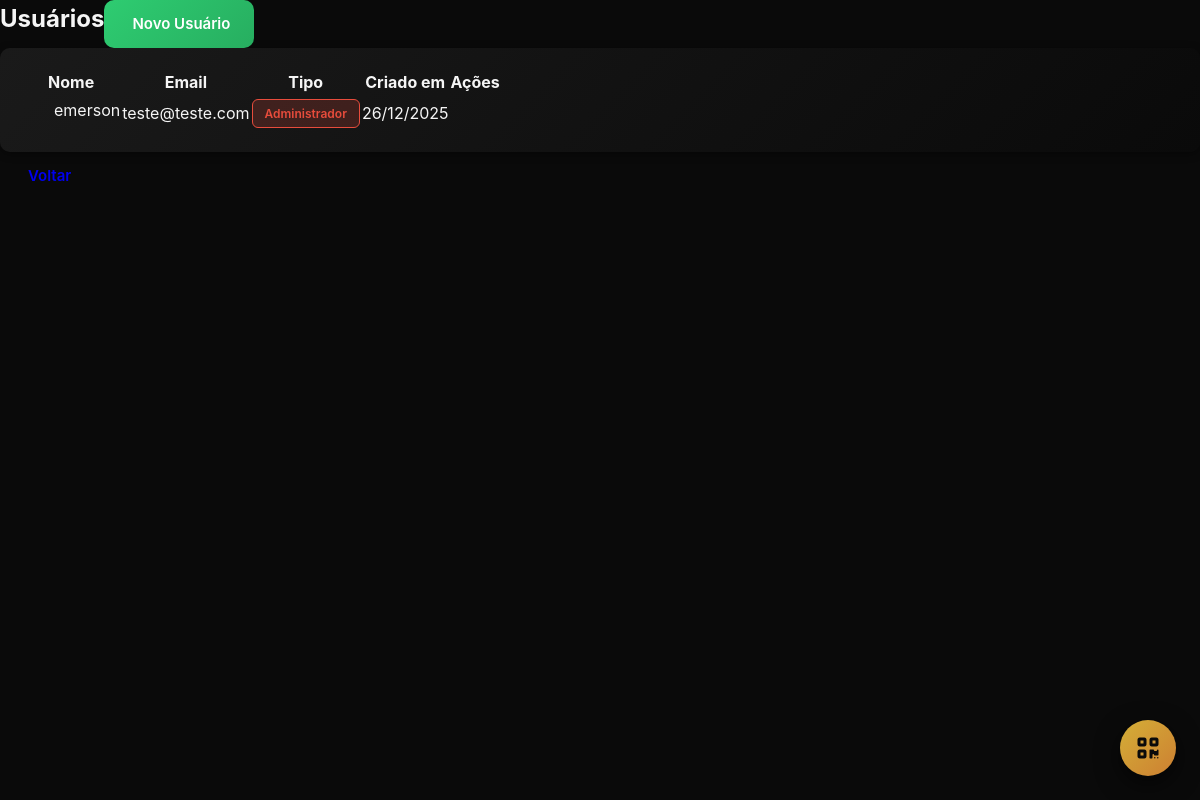
The app's page /users/ (signed in) with its own data.
### models/user.py (models this page shows, shortened)
class User(UserMixin, db.Model):
    __tablename__ = 'user'
    id = db.Column(db.Integer, primary_key=True)
    email = db.Column(db.String(120), unique=True, nullable=False)
    password_hash = db.Column(db.String(200), nullable=False)
    name = db.Column(db.String(100), nullable=False)
    phone = db.Column(db.String(20))
    photo_url = db.Column(db.String(500))
    role = db.Column(db.String(20), default='tech_responsible')
    company_id = db.Column(db.Integer, db.ForeignKey('company.id'), nullable=False)
    created_at = db.Column(db.DateTime, default=datetime.utcnow)
    last_login = db.Column(db.DateTime)
    is_active = db.Column(db.Boolean, default=True)
    @property
    def role_label(self):
        labels = {
            'admin': 'Administrador',
            'tech_responsible': 'Técnico Responsável',
            'tech_tour': 'Técnico Tour'
        }
        return labels.get(self.role, self.role)
    @property
    def role_badge(self):
        badges = {
            'admin': 'badge-danger',
            'tech_responsible': 'badge-primary',
            'tech_tour': 'badge-warning'
        }
        return badges.get(self.role, 'badge-secondary')

### routes/users.py (the view)
@users_bp.route('/')
@login_required
@admin_required
def index():
    users = User.query.filter_by(
        company_id=current_user.company_id,
        is_active=True
    ).order_by(User.name).all()
    return render_template('users/list.html', users=users)

### main.py (called while the page is built)
@login_manager.user_loader
def load_user(user_id):
    from models.user import User
    return User.query.get(int(user_id))

### routes/users.py (called while the page is built)
def admin_required(f):
    from functools import wraps
    @wraps(f)
    def decorated_function(*args, **kwargs):
        if current_user.role != 'admin':
            flash('Acesso restrito a administradores.', 'danger')
            return redirect(url_for('dashboard'))
        return f(*args, **kwargs)
    return decorated_function

### templates/users/list.html (shortened to what this page needs)
{% extends "base.html" %}
{% block content %}
<div class="container-fluid py-4">
    <div class="d-flex justify-content-between align-items-center mb-4">
        <h2 class="text-white mb-0">
             Usuários
        </h2>
        <a href="{{ url_for('users.new') }}" class="btn btn-success">
             Novo Usuário
        </a>
    </div>
    <div class="card bg-dark border-secondary">
        <div class="card-body p-0">
            <div class="table-responsive">
                <table class="table table-dark table-hover mb-0">
                    <thead>
                        <tr>
                            <th>Nome</th>
                            <th>Email</th>
                            <th>Tipo</th>
                            <th>Criado em</th>
                            <th class="text-center">Ações</th>
                        </tr>
                    </thead>
                    <tbody>
                        {% for user in users %}
                        <tr>
                            <td>
                                <div class="d-flex align-items-center">
                                    {% if user.photo_url %}
                                    <img src="{{ user.photo_url }}" class="rounded-circle me-2" width="32" height="32">
                                    {% else %}
                                    <div class="rounded-circle bg-secondary me-2 d-flex align-items-center justify-content-center" style="width: 32px; height: 32px;">
                                    </div>
                                    {% endif %}
                                    {{ user.name }}
                                </div>
                            </td>
                            <td>{{ user.email }}</td>
                            <td>
                                <span class="badge {{ user.role_badge }}">
                                    {{ user.role_label }}
                                </span>
                            </td>
                            <td>{{ user.created_at.strftime('%d/%m/%Y') }}</td>
                            <td class="text-center">
                                <div class="btn-group btn-group-sm">
                                    <a href="{{ url_for('users.edit', id=user.id) }}" class="btn btn-outline-light" title="Editar">
                                    </a>
                                </div>
                            </td>
                        </tr>
                        {% endfor %}
                    </tbody>
                </table>
            </div>
        </div>
    </div>
    <div class="mt-4">
        <a href="{{ url_for('company.settings') }}" class="btn btn-outline-secondary">
        </a>
    </div>
</div>
{% endblock %}

### templates/base.html (style rules this page uses)
* { margin: 0; padding: 0; box-sizing: border-box; }
:root { --black-deep: #0a0a0a; --gray-darkest: #1a1a1a; --gray-dark: #2a2a2a; --gray-medium: #3a3a3a; --gray-light: #505050; --gray-lighter: #707070; --white-soft: #f5f5f5; --white-muted: #e0e0e0; --gold: #d4af37; --bronze: #cd7f32; --gold-dark: #b8941f; --success: #2ecc71; --warning: #f39c12; --danger: #e74c3c; --info: #3498db; --spacing-xs: 4px; --spacing-sm: 8px; --spacing-md: 16px; --spacing-lg: 24px; --spacing-xl: 32px; --radius-sm: 6px; --radius-md: 10px; --radius-lg: 14px; --shadow-sm: 0 2px 8px rgba(0, 0, 0, 0.4); --shadow-md: 0 4px 16px rgba(0, 0, 0, 0.5); --shadow-lg: 0 8px 24px rgba(0, 0, 0, 0.6); --bottom-nav-height: 70px; --header-height: 60px; --max-width: 1200px; }
body { font-family: -apple-system, BlinkMacSystemFont, 'Segoe UI', 'Roboto', 'Helvetica', 'Arial', sans-serif; background: var(--black-deep); color: var(--white-soft); line-height: 1.6; -webkit-font-smoothing: antialiased; -moz-osx-font-smoothing: grayscale; }
.btn { display: inline-flex; align-items: center; justify-content: center; gap: var(--spacing-xs); padding: 12px 24px; border: none; border-radius: var(--radius-md); font-size: 15px; font-weight: 600; cursor: pointer; transition: all 0.3s ease; text-decoration: none; white-space: nowrap; }
.btn-success { background: linear-gradient(135deg, #2ecc71 0%, #27ae60 100%); color: white; }
.card { background: linear-gradient(135deg, var(--gray-darkest) 0%, var(--black-deep) 100%); border-radius: var(--radius-md); padding: var(--spacing-md); box-shadow: var(--shadow-sm); transition: all 0.3s ease; }
.badge { display: inline-block; padding: 4px 12px; border-radius: var(--radius-sm); font-size: 12px; font-weight: 600; white-space: nowrap; }
.badge-danger { background: rgba(231, 76, 60, 0.2); color: var(--danger); border: 1px solid var(--danger); }
@media (min-width: 1024px) { :root { --spacing-md: 20px; --spacing-lg: 32px; --spacing-xl: 48px; } }
.text-center { text-align: center; }
.d-flex { display: flex; }

### records on screen
User: name "emerson", email "teste@teste.com", role_label "Administrador", created_at "26/12/2025"
